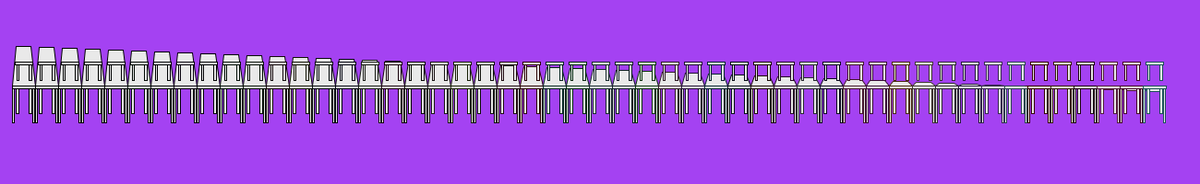
Frame 1 (no input)
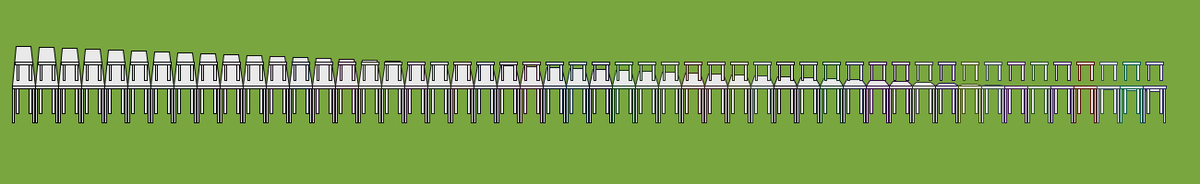
Frame 2 (the mouse pressed at the canvas centre, redrawn once)

The Processing sketch that drew these frames (run headless with seeded random() and noise(); the mouse was pressed at the canvas centre and the sketch redrawn once):

// Processing sketch: processing_115693
// ── processing_115693.pde

//PARAMETERIZED FORM: CHAIR
//VIIRJ.COM,2013

void setup() {
  size(1300, 200);
 
 noLoop();
}

void draw() {
scale(0.5); 
 translate(0,height/2);
  background(random(0,255), random(0,255),random(0,255));
  for (int i = 0; i<100; i++) {
    stroke(random(i),random(i),random(i));
    strokeWeight(2);
    fill(233);
  //shape1 
  beginShape();
  vertex(35, i);//75
  vertex(67, i);
  vertex(76, 87);
  vertex(27, 87);
  vertex(35, i);
  endShape();

  //thickness
  rectMode(CORNER);
  rect(36, 34, 5, 41);
  rect(63, 34, 5, 41);


//backing
  rectMode(CORNERS);
  rect(27, 87, 77, 92);
  rect(70,34,33,41);
  
  //legs
  rect(27,92,31,166);
  rect(75,92,71,166);  
  
  //backLegs
  rect(35, 147,40,92);
  rect(63,147, 68,92);
  
  i++;
  translate(50,0);
   
     }
}
